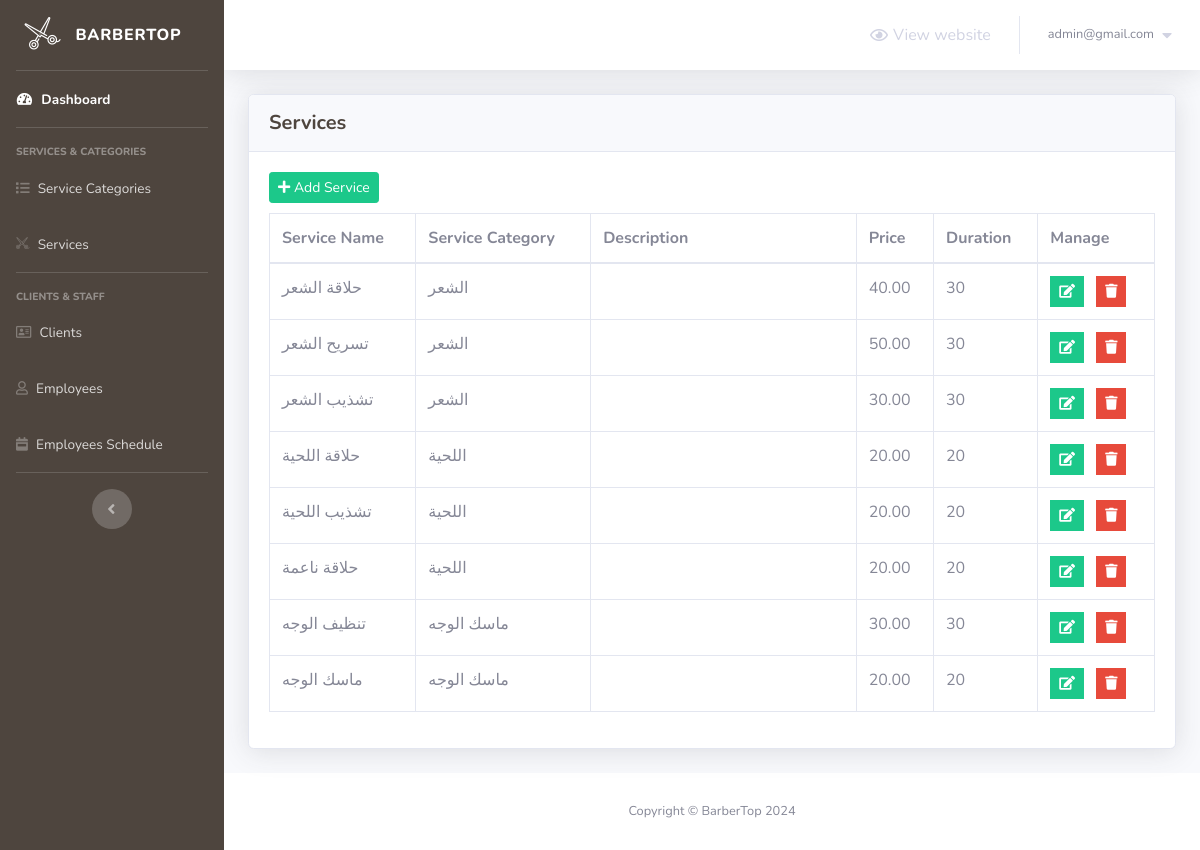
Page /barber-admin/services.php (signed in) on the committed database.
### tables this page shows
CREATE TABLE `services` (
  `service_id` int(5) NOT NULL,
  `service_name` varchar(50) NOT NULL,
  `service_description` varchar(255) NOT NULL,
  `service_price` decimal(6,2) NOT NULL,
  `service_duration` int(5) NOT NULL,
  `category_id` int(2) NOT NULL
);

CREATE TABLE `service_categories` (
  `category_id` int(2) NOT NULL,
  `category_name` varchar(50) NOT NULL
);

### barber-admin/services.php (the view, shortened to what this page needs)
<?php
    include 'connect.php';
    include 'Includes/header.php';
    if(isset($_SESSION['admin_email_barbertop']) && isset($_SESSION['password_barbertop']))
    {
?>
        <div class="container-fluid">
            <?php
                $do = '';
                if(isset($_GET['do']) && in_array($_GET['do'], array('Add','Edit')))
                {
                    $do = htmlspecialchars($_GET['do']);
                }
                else
                {
                    $do = 'Manage';
                }
                if($do == 'Manage')
                {
                    $stmt = $con->prepare("SELECT * FROM services s, service_categories sc where s.category_id = sc.category_id");
                    $stmt->execute();
                    $rows_services = $stmt->fetchAll();
                ?>
                    <div class="card shadow mb-4">
                        <div class="card-header py-3">
                            <h5 class="m-0 font-weight-bold text-primary">Services</h5>
                        </div>
                        <div class="card-body">
                            <a href="services.php?do=Add" class="btn btn-success btn-sm" style="margin-bottom: 10px;">
                                <i class="fa fa-plus"></i>
                                Add Service
                            </a>
                            <table class="table table-bordered">
                                <thead>
                                    <tr>
                                        <th scope="col">Service Name</th>
                                        <th scope="col">Service Category</th>
                                        <th scope="col">Description</th>
                                        <th scope="col">Price</th>
                                        <th scope="col">Duration</th>
                                        <th scope="col">Manage</th>
                                    </tr>
                                </thead>
                                <tbody>
                                    <?php
                                        foreach($rows_services as $service)
                                        {
                                            echo "<tr>";
                                                echo "<td>";
                                                    echo $service['service_name'];
                                                echo "</td>";
                                                echo "<td>";
                                                    echo $service['category_name'];
                                                echo "</td>";
                                                echo "<td style = 'width:30%'>";
                                                echo "</td>";
                                                echo "<td>";
                                                    echo $service['service_price'];
                                                echo "</td>";
                                                echo "<td>";
                                                    echo $service['service_duration'];
                                                echo "</td>";
                                                echo "<td>";
                                                    $delete_data = "delete_".$service["service_id"];
                                                    ?>
                                                        <ul class="list-inline m-0">
                                                            <li class="list-inline-item" data-toggle="tooltip" title="Edit">
                                                                <button class="btn btn-success btn-sm rounded-0">
                                                                    <a href="services.php?do=Edit&service_id=<?php echo $service['service_id']; ?>" style="color: white;">
                                                                        <i class="fa fa-edit"></i>
                                                                    </a>
                                                                </button>
                                                            </li>
                                                            <li class="list-inline-item" data-toggle="tooltip" title="Delete">
                                                                <button class="btn btn-danger btn-sm rounded-0" type="button" data-toggle="modal" data-target="#<?php echo $delete_data; ?>" data-placement="top"><i class="fa fa-trash"></i></button>
                                                            </li>
                                                        </ul>
                                                    <?php
                                                echo "</td>";
                                            echo "</tr>";
                                        }
                                    ?>
                                </tbody>
                            </table>
                        </div>
                    </div>
                    <?php
                }
            ?>
        </div>
<?php
        include 'Includes/footer.php';
    }
    else
    {
        header('Location: login.php');
        exit();
    }
?>

### rows in the picture
services: service_name "حلاقة الشعر", category.category_name "الشعر", service_price "40.00", service_duration "30"
services: service_name "تسريح الشعر", category.category_name "الشعر", service_price "50.00", service_duration "30"
services: service_name "تشذيب الشعر", category.category_name "الشعر", service_price "30.00", service_duration "30"
services: service_name "حلاقة اللحية", category.category_name "اللحية", service_price "20.00", service_duration "20"
services: service_name "تشذيب اللحية", category.category_name "اللحية", service_price "20.00", service_duration "20"
services: service_name "حلاقة ناعمة", category.category_name "اللحية", service_price "20.00", service_duration "20"
services: service_name "تنظيف الوجه", category.category_name "ماسك الوجه", service_price "30.00", service_duration "30"
services: service_name "ماسك الوجه", category.category_name "ماسك الوجه", service_price "20.00", service_duration "20"

### other values in the picture
$_SESSION['admin_email_barbertop'] "admin@gmail.com"
